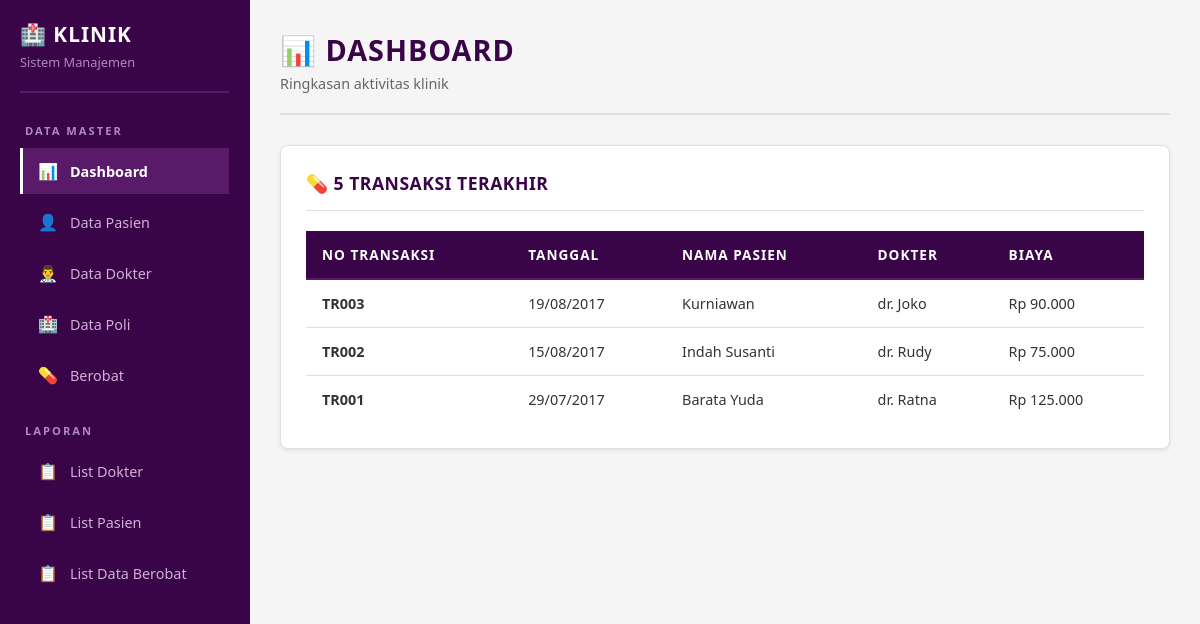
Page /dashboard.php on the committed database.
### tables this page shows
CREATE TABLE Berobat (
    No_Transaksi VARCHAR(10) PRIMARY KEY,
    PasienKlinik_ID VARCHAR(10),
    Tanggal_Berobat DATE NOT NULL,
    Dokter_ID VARCHAR(10),
    Keluhan_Pasien TEXT,
    Biaya_Adm DECIMAL(15, 0),
    FOREIGN KEY (PasienKlinik_ID) REFERENCES Pasien(PasienKlinik_ID),
    FOREIGN KEY (Dokter_ID) REFERENCES Dokter(Dokter_ID)
);

CREATE TABLE Pasien (
    PasienKlinik_ID VARCHAR(10) PRIMARY KEY,
    Nama_PasienKlinik VARCHAR(100) NOT NULL,
    Tanggal_LahirPasien DATE NOT NULL,
    Jenis_KelaminPasien VARCHAR(20) NOT NULL,
    Alamat_Pasien TEXT
);

CREATE TABLE Dokter (
    Dokter_ID VARCHAR(10) PRIMARY KEY,
    Nama_Dokter VARCHAR(100) NOT NULL,
    Poli_ID VARCHAR(10),
    FOREIGN KEY (Poli_ID) REFERENCES Poli(Poli_ID)
);

### dashboard.php (the view, shortened to what this page needs)
<?php
include 'koneksi.php';
$recent_query = "SELECT b.No_Transaksi, b.Tanggal_Berobat, p.Nama_PasienKlinik, d.Nama_Dokter, b.Biaya_Adm
                 FROM Berobat b
                 JOIN Pasien p ON b.PasienKlinik_ID = p.PasienKlinik_ID
                 JOIN Dokter d ON b.Dokter_ID = d.Dokter_ID
                 ORDER BY b.Tanggal_Berobat DESC, b.No_Transaksi DESC
                 LIMIT 5";
$recent_result = mysqli_query($conn, $recent_query);
function formatRupiah($angka) {
    return number_format($angka, 0, ',', '.');
}
?>
<!DOCTYPE html>
<html lang="id">
<head>
    <link rel="stylesheet" href="sidebar.css">
</head>
<body>
    <?php include 'sidebar.php'; ?>
    <div class="main-content">
        <div class="page-header">
            <h1>📊 Dashboard</h1>
            <p>Ringkasan aktivitas klinik</p>
        </div>
        <div class="content-card">
            <div class="card-header">
                <h3>💊 5 Transaksi Terakhir</h3>
            </div>
            <table>
                <thead>
                    <tr>
                        <th>No Transaksi</th>
                        <th>Tanggal</th>
                        <th>Nama Pasien</th>
                        <th>Dokter</th>
                        <th>Biaya</th>
                    </tr>
                </thead>
                <tbody>
                    <?php
                    if (mysqli_num_rows($recent_result) > 0) {
                        while ($row = mysqli_fetch_assoc($recent_result)) {
                            $tanggal = date('d/m/Y', strtotime($row['Tanggal_Berobat']));
                            $biaya = formatRupiah($row['Biaya_Adm']);
                            ?>
                            <tr>
                                <td><strong><?php echo $row['No_Transaksi']; ?></strong></td>
                                <td><?php echo $tanggal; ?></td>
                                <td><?php echo $row['Nama_PasienKlinik']; ?></td>
                                <td><?php echo $row['Nama_Dokter']; ?></td>
                                <td>Rp <?php echo $biaya; ?></td>
                            </tr>
                            <?php
                        }
                    } else {
                        ?>
                        <tr>
                            <td colspan="5" style="text-align: center; color: #666;">Belum ada transaksi</td>
                        </tr>
                        <?php
                    }
                    ?>
                </tbody>
            </table>
        </div>
    </div>
</body>
</html>

### sidebar.php
<div class="sidebar">
    <div class="sidebar-header">
        <h2>🏥 Klinik</h2>
        <p>Sistem Manajemen</p>
    </div>
    <div class="menu-section">
        <div class="menu-section-title">Data Master</div>
        <a href="dashboard.php" class="menu-item <?php echo basename($_SERVER['PHP_SELF']) == 'dashboard.php' ? 'active' : ''; ?>">
            <span class="menu-item-icon">📊</span> Dashboard
        </a>
        <a href="form_pasien.php" class="menu-item <?php echo basename($_SERVER['PHP_SELF']) == 'form_pasien.php' ? 'active' : ''; ?>">
            <span class="menu-item-icon">👤</span> Data Pasien
        </a>
        <a href="form_dokter.php" class="menu-item <?php echo basename($_SERVER['PHP_SELF']) == 'form_dokter.php' ? 'active' : ''; ?>">
            <span class="menu-item-icon">👨‍⚕️</span> Data Dokter
        </a>
        <a href="form_poli.php" class="menu-item <?php echo basename($_SERVER['PHP_SELF']) == 'form_poli.php' ? 'active' : ''; ?>">
            <span class="menu-item-icon">🏥</span> Data Poli
        </a>
        <a href="listberobat.php" class="menu-item <?php echo basename($_SERVER['PHP_SELF']) == 'listberobat.php' ? 'active' : ''; ?>">
            <span class="menu-item-icon">💊</span> Berobat
        </a>
    </div>
    <div class="menu-section">
        <div class="menu-section-title">Laporan</div>
        <a href="list_dokter.php" class="menu-item <?php echo basename($_SERVER['PHP_SELF']) == 'list_dokter.php' ? 'active' : ''; ?>">
            <span class="menu-item-icon">📋</span> List Dokter
        </a>
        <a href="list_pasien.php" class="menu-item <?php echo basename($_SERVER['PHP_SELF']) == 'list_pasien.php' ? 'active' : ''; ?>">
            <span class="menu-item-icon">📋</span> List Pasien
        </a>
        <a href="list_data_berobat.php" class="menu-item <?php echo basename($_SERVER['PHP_SELF']) == 'list_data_berobat.php' ? 'active' : ''; ?>">
            <span class="menu-item-icon">📋</span> List Data Berobat
        </a>
    </div>
</div>

### sidebar.css (style rules this page uses)
* { margin: 0; padding: 0; box-sizing: border-box; }
body { font-family: 'Segoe UI', Tahoma, Geneva, Verdana, sans-serif; background: #f5f5f5; color: #333333; display: flex; min-height: 100vh; }
.sidebar { width: 250px; background: #3a0448; border-right: 1px solid #3a0448; padding: 20px; position: fixed; height: 100vh; overflow-y: auto; left: 0; top: 0; z-index: 100; }
.sidebar-header { margin-bottom: 30px; padding-bottom: 20px; border-bottom: 2px solid #5a1a6a; }
.sidebar-header h2 { color: #ffffff; font-size: 1.3rem; margin-bottom: 5px; font-weight: 700; text-transform: uppercase; letter-spacing: 1px; }
.sidebar-header p { color: #b088c0; font-size: 0.8rem; font-weight: 400; }
.menu-section { margin-bottom: 25px; }
.menu-section-title { color: #b088c0; font-size: 0.7rem; text-transform: uppercase; letter-spacing: 2px; margin-bottom: 10px; padding-left: 5px; font-weight: 700; }
.menu-item { display: flex; align-items: center; padding: 12px 15px; color: #d0b0d8; text-decoration: none; border-left: 3px solid transparent; margin-bottom: 5px; transition: all 0.2s ease; font-size: 0.9rem; font-weight: 500; }
.menu-item.active { background: #5a1a6a; color: #ffffff; border-left-color: #ffffff; font-weight: 600; }
.menu-item-icon { margin-right: 12px; font-size: 1rem; }
.main-content { margin-left: 250px; flex: 1; padding: 30px; background: #f5f5f5; }
.page-header { margin-bottom: 30px; padding-bottom: 20px; border-bottom: 2px solid #e0e0e0; }
.page-header h1 { color: #3a0448; font-size: 1.8rem; margin-bottom: 5px; font-weight: 700; text-transform: uppercase; letter-spacing: 1px; }
.page-header p { color: #666666; font-size: 0.9rem; font-weight: 400; }
.content-card { background: #ffffff; border: 1px solid #e0e0e0; padding: 25px; margin-bottom: 25px; border-radius: 8px; box-shadow: 0 2px 4px rgba(0,0,0,0.08); }
.card-header { display: flex; justify-content: space-between; align-items: center; margin-bottom: 20px; padding-bottom: 15px; border-bottom: 1px solid #e0e0e0; }
.card-header h3 { color: #3a0448; font-size: 1.1rem; font-weight: 600; text-transform: uppercase; letter-spacing: 0.5px; }
table { width: 100%; border-collapse: collapse; }
thead { background: #3a0448; }
th { color: #ffffff; font-weight: 700; padding: 14px 16px; text-align: left; font-size: 0.85rem; text-transform: uppercase; letter-spacing: 1px; border-bottom: 2px solid #5a1a6a; }
td { padding: 14px 16px; border-bottom: 1px solid #e0e0e0; color: #333333; font-size: 0.9rem; }
tr:last-child td { border-bottom: none; }

### rows in the picture
berobat: No_Transaksi "TR003", Tanggal_Berobat "19/08/2017", PasienKlinik_ID.Nama_PasienKlinik "Kurniawan", Dokter_ID.Nama_Dokter "dr. Joko", Biaya_Adm "90.000"
berobat: No_Transaksi "TR002", Tanggal_Berobat "15/08/2017", PasienKlinik_ID.Nama_PasienKlinik "Indah Susanti", Dokter_ID.Nama_Dokter "dr. Rudy", Biaya_Adm "75.000"
berobat: No_Transaksi "TR001", Tanggal_Berobat "29/07/2017", PasienKlinik_ID.Nama_PasienKlinik "Barata Yuda", Dokter_ID.Nama_Dokter "dr. Ratna", Biaya_Adm "125.000"
